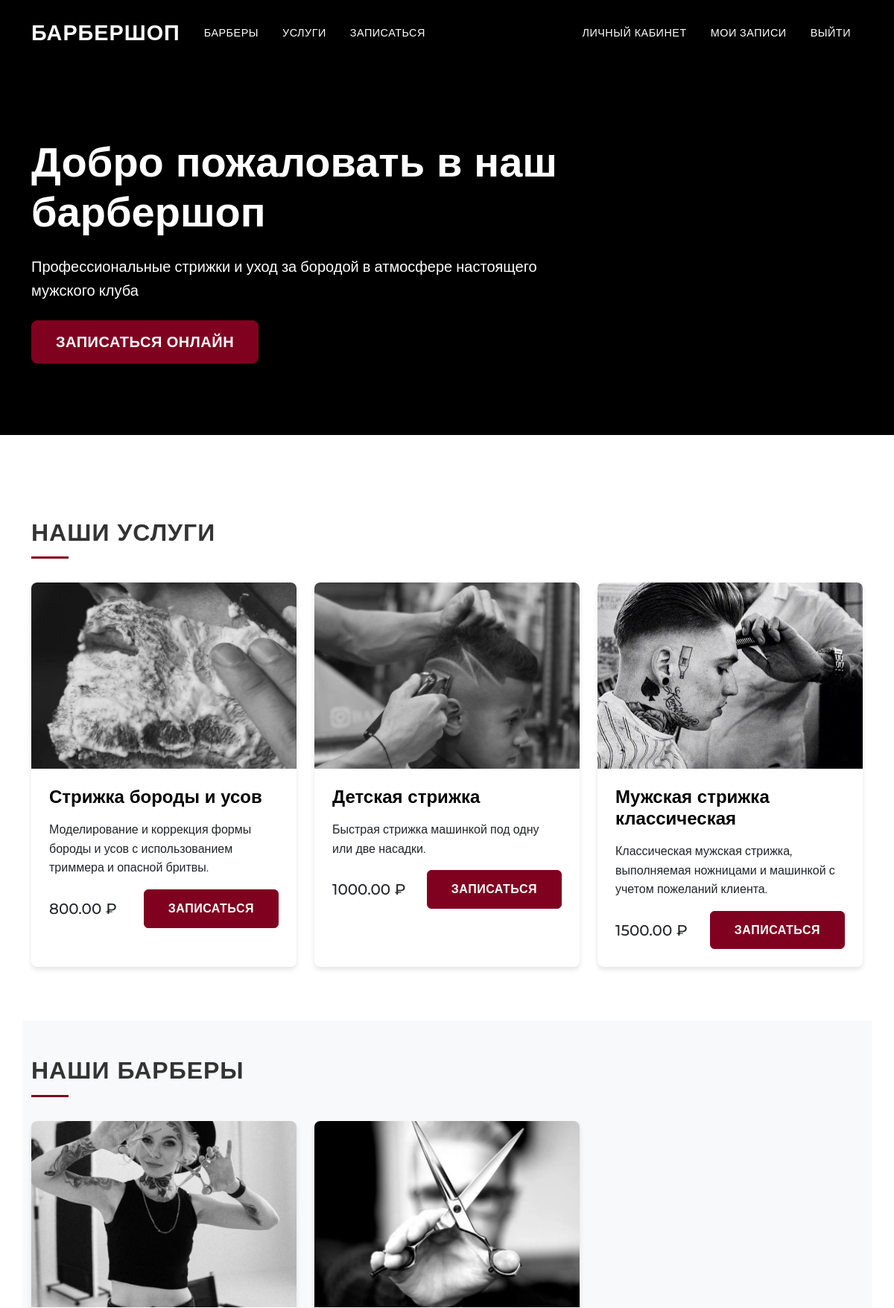
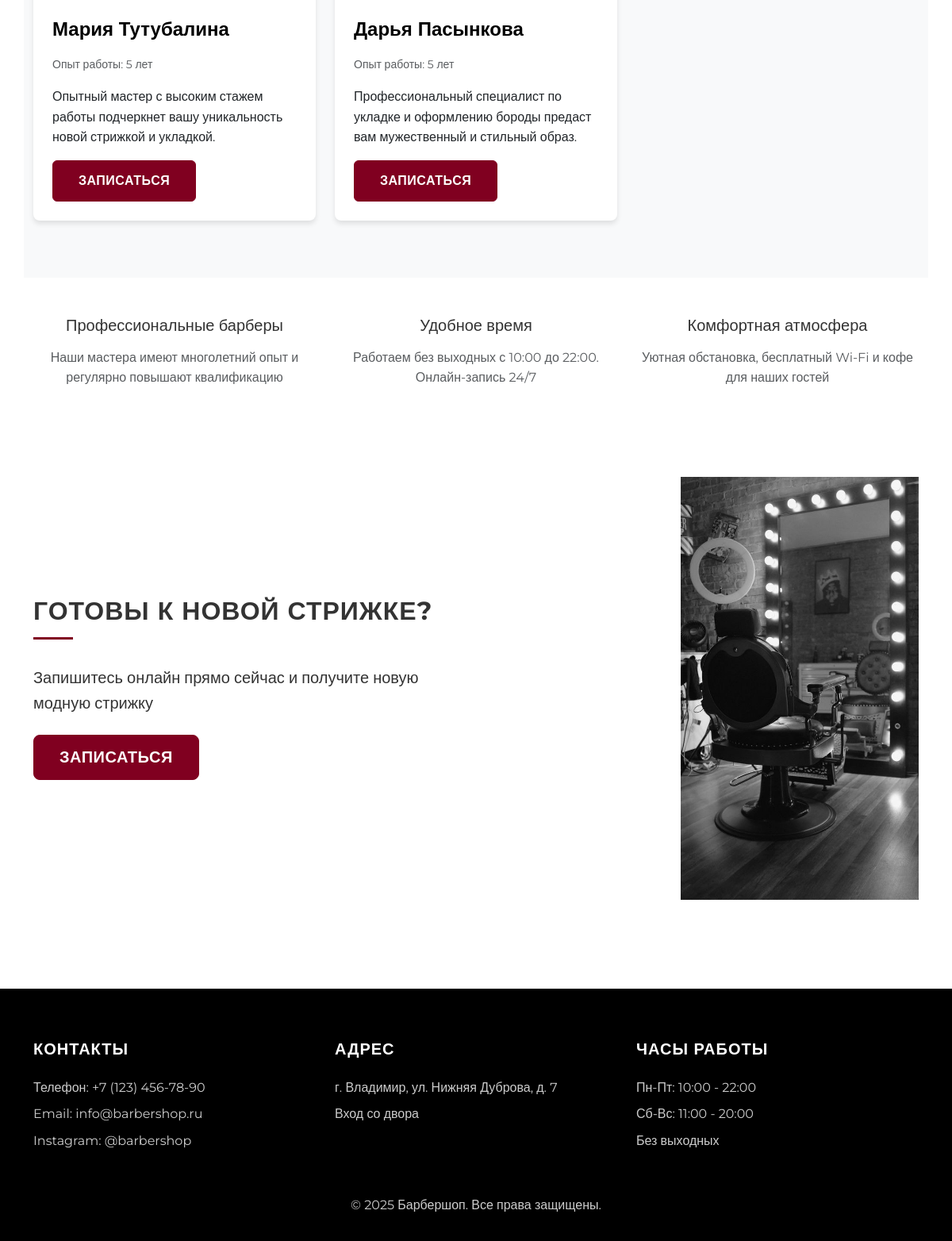
Screenshot of / (signed in) with the database file from the repository (2 pictures, top to bottom).
### barber_shop/models.py (models this page shows, shortened)
class Service(models.Model):
    CATEGORY_CHOICES = [
        ('haircut', 'Стрижка'),
        ('beard', 'Борода'),
        ('combo', 'Комбо'),
        ('coloring', 'Окрашивание'),
        ('other', 'Другое'),
    ]
    name = models.CharField(max_length=200, verbose_name='Название услуги')
    description = models.TextField(verbose_name='Описание')
    price = models.DecimalField(max_digits=10, decimal_places=2, verbose_name='Цена')
    duration = models.PositiveIntegerField(verbose_name='Длительность (минуты)')
    category = models.CharField(max_length=20, choices=CATEGORY_CHOICES, verbose_name='Категория')
    barbers = models.ManyToManyField(Barber, related_name='services', verbose_name='Барберы')
    image = models.ImageField(upload_to='services/', verbose_name='Изображение', null=True, blank=True)
    is_active = models.BooleanField(default=True, verbose_name='Активна')
    created_at = models.DateTimeField(auto_now_add=True)
    updated_at = models.DateTimeField(auto_now=True)
    slug = models.SlugField(unique=True, blank=True)
    class Meta:
        verbose_name = 'Услуга'
        verbose_name_plural = 'Услуги'
        ordering = ['category', 'price']

class Barber(models.Model):
    user = models.OneToOneField(User, on_delete=models.CASCADE, related_name='barber_profile')
    name = models.CharField(max_length=100, verbose_name='Имя')
    surname = models.CharField(max_length=100, verbose_name='Фамилия')
    photo = models.ImageField(upload_to='barbers/', verbose_name='Фото')
    experience = models.PositiveIntegerField(verbose_name='Опыт работы (лет)')
    description = models.TextField(verbose_name='Описание')
    specialties = models.TextField(verbose_name='Специализация')
    is_active = models.BooleanField(default=True, verbose_name='Активен')
    created_at = models.DateTimeField(auto_now_add=True)
    updated_at = models.DateTimeField(auto_now=True)
    slug = models.SlugField(unique=True, blank=True)
    class Meta:
        verbose_name = 'Барбер'
        verbose_name_plural = 'Барберы'
        ordering = ['-experience']

### barber_shop/views.py (the view)
# urls.py: path('', views.home, name='home'),
def home(request):
    barbers = Barber.objects.filter(is_active=True)[:4]
    services = Service.objects.filter(is_active=True)[:6]
    context = {
        'barbers': barbers,
        'services': services,
    }
    return render(request, 'barber_shop/home.html', context)

### barber_shop/templates/barber_shop/home.html (shortened to what this page needs)
{% extends 'barber_shop/base.html' %}
{% load static %}
{% block content %}
    <section class="hero-section">
        <div class="container">
            <div class="row hero-content">
                <div class="col-lg-8">
                    <h1 class="display-4 fw-bold mb-4">Добро пожаловать в наш барбершоп</h1>
                    <p class="lead mb-4">Профессиональные стрижки и уход за бородой в атмосфере настоящего мужского клуба</p>
                    <a href="{% url 'barber_shop:create_booking' %}" class="btn btn-primary btn-lg">Записаться онлайн</a>
                </div>
            </div>
        </div>
    </section>
    <section class="container py-5">
        <h2 class="section-title">Наши услуги</h2>
        <div class="row g-4">
            {% for service in services %}
                <div class="col-md-6 col-lg-4">
                    <div class="card h-100">
                        {% if service.image %}
                            <img src="{{ service.image.url }}" class="card-img-top" alt="{{ service.name }}">
                        {% else %}
                            <img src="https://via.placeholder.com/400x250?text=Услуга" class="card-img-top" alt="{{ service.name }}">
                        {% endif %}
                        <div class="card-body">
                            <h5 class="card-title">{{ service.name }}</h5>
                            <p class="card-text">{{ service.description|truncatewords:50 }}</p>
                            <div class="d-flex justify-content-between align-items-center">
                                <span class="h5 mb-0">{{ service.price }} ₽</span>
                                <a href="{% url 'barber_shop:create_booking' %}?service={{ service.id }}" class="btn btn-primary">Записаться</a>
                            </div>
                        </div>
                    </div>
                </div>
            {% empty %}
                <div class="col-12">
                    <div class="alert alert-info">
                        Услуги пока не добавлены. Пожалуйста, зайдите позже.
                    </div>
                </div>
            {% endfor %}
        </div>
    </section>
    <section class="container py-5 bg-light">
        <h2 class="section-title">Наши барберы</h2>
        <div class="row g-4">
            {% for barber in barbers %}
                <div class="col-md-6 col-lg-4">
                    <div class="card h-100">
                        {% if barber.photo %}
                            <img src="{{ barber.photo.url }}" class="card-img-top" alt="{{ barber.name }} {{ barber.surname }}">
                        {% else %}
                            <img src="https://via.placeholder.com/400x250?text=Барбер" class="card-img-top" alt="{{ barber.name }} {{ barber.surname }}">
                        {% endif %}
                        <div class="card-body">
                            <h5 class="card-title">{{ barber.name }} {{ barber.surname }}</h5>
                            <p class="card-text">
                                <small class="text-muted">Опыт работы: {{ barber.experience }} лет</small>
                            </p>
                            <p class="card-text">{{ barber.description|truncatewords:50 }}</p>
                            <div class="d-flex justify-content-between align-items-center">
                                <a href="{% url 'barber_shop:create_booking' %}?barber={{ barber.id }}" class="btn btn-primary">Записаться</a>
                            </div>
                        </div>
                    </div>
                </div>
            {% empty %}
                <div class="col-12">
                    <div class="alert alert-info">
                        Барберы пока не добавлены. Пожалуйста, зайдите позже.
                    </div>
                </div>
            {% endfor %}
        </div>
    </section>
    <section class="container py-5">
        <div class="row g-4">
            <div class="col-md-4">
                <div class="text-center">
                    <h4 class="h5 mb-3">Профессиональные барберы</h4>
                    <p class="text-muted">Наши мастера имеют многолетний опыт и регулярно повышают квалификацию</p>
                </div>
            </div>
            <div class="col-md-4">
                <div class="text-center">
                    <h4 class="h5 mb-3">Удобное время</h4>
                    <p class="text-muted">Работаем без выходных с 10:00 до 22:00. Онлайн-запись 24/7</p>
                </div>
            </div>
            <div class="col-md-4">
                <div class="text-center">
                    <h4 class="h5 mb-3">Комфортная атмосфера</h4>
                    <p class="text-muted">Уютная обстановка, бесплатный Wi-Fi и кофе для наших гостей</p>
                </div>
            </div>
        </div>
    </section>
    <section class="container py-5">
        <div class="row justify-content-center align-items-center">
            <div class="col-md-6 text-center text-md-start mb-4 mb-md-0">
                <h2 class="section-title">Готовы к новой стрижке?</h2>
                <p class="lead mb-4">Запишитесь онлайн прямо сейчас и получите новую модную стрижку</p>
                <a href="{% url 'barber_shop:create_booking' %}" class="btn btn-primary btn-lg">Записаться</a>
            </div>
            <div class="col-md-6 text-center text-md-end">
                <img src="{% static 'images/фото.jpg' %}" alt="Готовы к новой стрижке" class="img-fluid cta-image">
            </div>
        </div>
    </section>
{% endblock %}

### barber_shop/templates/barber_shop/base.html (style rules this page uses)
:root { --primary-color: #800020; --secondary-color: #000000; --accent-color: #ffffff; --gray-color: #f8f9fa; --text-color: #333333; }
body { font-family: 'Montserrat', sans-serif; background-color: var(--accent-color); color: var(--text-color); line-height: 1.6; }
.btn-primary { background-color: var(--primary-color); border-color: var(--primary-color); padding: 0.8rem 2rem; font-weight: 600; text-transform: uppercase; letter-spacing: 0.5px; transition: all 0.3s ease; }
.card { border: none; box-shadow: 0 4px 6px rgba(0,0,0,0.1); transition: transform 0.3s ease; border-radius: 8px; overflow: hidden; }
.card-img-top { height: 250px; object-fit: cover; }
.card-body { padding: 1.5rem; }
.card-title { font-weight: 600; margin-bottom: 1rem; color: var(--secondary-color); }
.card .card-title { font-size: 1.5rem; font-weight: 700; color: var(--secondary-color); }
.hero-section { background-color: var(--secondary-color); color: var(--accent-color); padding: 6rem 0; margin-bottom: 4rem; position: relative; overflow: hidden; }
.hero-section::before { content: ''; position: absolute; top: 0; left: 0; right: 0; bottom: 0; background: linear-gradient(rgba(0,0,0,0.7), rgba(0,0,0,0.7)); z-index: 1; }
.hero-content { position: relative; z-index: 2; }
.section-title { font-weight: 700; text-transform: uppercase; letter-spacing: 1px; margin-bottom: 2rem; position: relative; padding-bottom: 1rem; }
.section-title::after { content: ''; position: absolute; bottom: 0; left: 0; width: 50px; height: 3px; background-color: var(--primary-color); }
.btn { color: var(--accent-color) !important; transition: all 0.3s ease; }
a { color: var(--primary-color) !important; text-decoration: none; }
.cta-image { max-width: 300px; height: auto; }

### rows the page displays
Service: image (picture), name "Стрижка бороды и усов", description "Моделирование и коррекция формы бороды и усов с использованием триммера и опасной бритвы.", price "800.00"
Service: image (picture), name "Детская стрижка", description "Быстрая стрижка машинкой под одну или две насадки.", price "1000.00"
Service: image (picture), name "Мужская стрижка классическая", description "Классическая мужская стрижка, выполняемая ножницами и машинкой с учетом пожеланий клиента.", price "1500.00"
Barber: photo (picture), name "Мария", surname "Тутубалина", experience "5", description "Опытный мастер с высоким стажем работы подчеркнет вашу уникальность новой стрижкой и укладкой."
Barber: photo (picture), name "Дарья", surname "Пасынкова", experience "5", description "Профессиональный специалист по укладке и оформлению бороды предаст вам мужественный и стильный образ."
